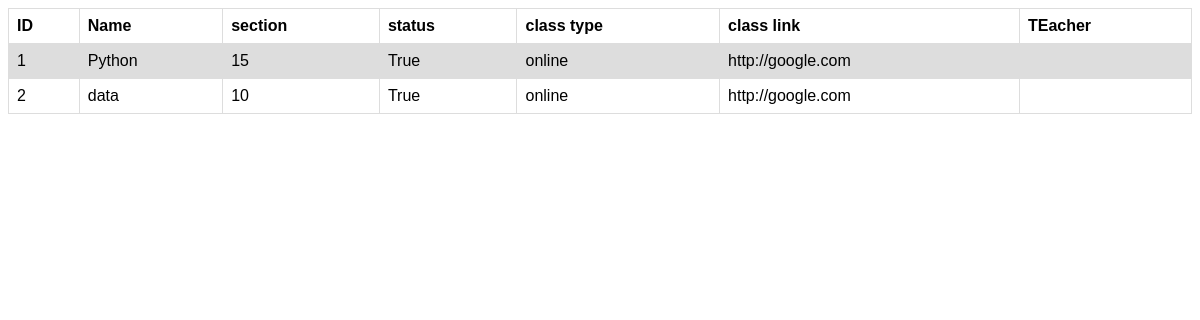
/student/class, run on an earlier commit of the app's database.
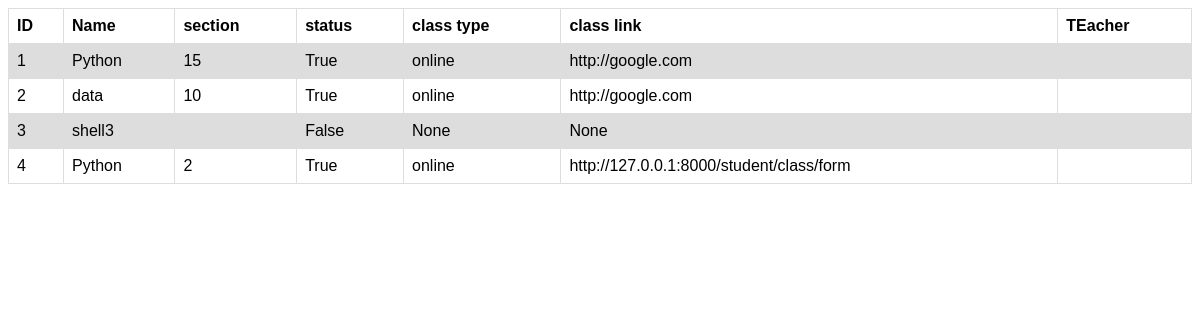
And on a later commit of the database.
### student/models.py (models this page shows, shortened)
class StudentClass(models.Model):
    name = models.CharField(verbose_name="Class name", max_length=30, blank=False, null=True)
    section = models.CharField(verbose_name="class Section", max_length=40)
    image = models.ImageField(upload_to='studentclass/', null=True, blank=True)
    status =  models.BooleanField(default=False)
    class_type = models.CharField(verbose_name="class type", max_length=10, null=True, blank=True)
    class_link = models.URLField(null=True, blank=True)
    created_at = models.DateField(null=True, blank=True)
    started_at =  models.DateField(null=True, blank=True)
    ended_at = models.DateField(name="ended", null=True, blank=True)

### student/views.py (the view)
# urls.py: path('class', featch_class, name="class-list"),
def featch_class(request):
        b=StudentClass.objects.all()
        context = {
                "data":b
        }
        return render(request, 'class/index.html', context)

### student/templates/class/index.html (shortened to what this page needs)
<!DOCTYPE html>
<html>
<head>
</head>
<body>
<table>
  <tr>
    <th>ID</th>
    <th>Name</th>
    <th>section</th>
    <th>status</th>
    <th>class type</th>
    <th>class link</th>
    <th>TEacher</th>
  </tr>
  {% for i in data %}
  <tr>
    <td>{{forloop.counter}}</td>
    <td>{{i.name}}</td>
    <td>{{i.section}}</td>
    <td>{{i.status}}</td>
    <td>{{i.class_type}}</td>
    <td>{{i.class_link}}</td>
    <td>{{i.BroadwayTeacher.name}}</td>
  </tr>
  {% endfor %}
</table>
</body>
</html>

### student/templates/class/index.html (style rules this page uses)
table { font-family: arial, sans-serif; border-collapse: collapse; width: 100%; }
td, th { border: 1px solid #dddddd; text-align: left; padding: 8px; }
tr:nth-child(even) { background-color: #dddddd; }

What changed in the data, as far as the page shows it:
added StudentClass: name "shell3", status "False", class_type "None", class_link "None"
added StudentClass: name "Python", section "2", status "True", class_type "online", class_link "http://127.0.0.1:8000/student/class/form"
